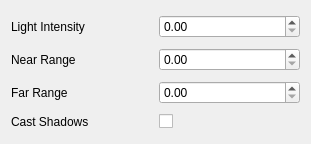
<?xml version="1.0" encoding="UTF-8"?>
<ui version="4.0">
 <class>uiLightEditor</class>
 <widget class="QWidget" name="uiLightEditor">
  <property name="geometry">
   <rect>
    <x>0</x>
    <y>0</y>
    <width>311</width>
    <height>144</height>
   </rect>
  </property>
  <property name="windowTitle">
   <string>Form</string>
  </property>
  <layout class="QVBoxLayout" name="verticalLayout">
   <item>
    <layout class="QHBoxLayout" name="horizontalLayout">
     <item>
      <widget class="QLabel" name="label">
       <property name="enabled">
        <bool>true</bool>
       </property>
       <property name="minimumSize">
        <size>
         <width>75</width>
         <height>0</height>
        </size>
       </property>
       <property name="text">
        <string>Light Intensity</string>
       </property>
      </widget>
     </item>
     <item>
      <widget class="QDoubleSpinBox" name="uiLightIntensity"/>
     </item>
    </layout>
   </item>
   <item>
    <layout class="QHBoxLayout" name="horizontalLayout_2">
     <item>
      <widget class="QLabel" name="label_2">
       <property name="enabled">
        <bool>true</bool>
       </property>
       <property name="minimumSize">
        <size>
         <width>75</width>
         <height>0</height>
        </size>
       </property>
       <property name="text">
        <string>Near Range</string>
       </property>
      </widget>
     </item>
     <item>
      <widget class="QDoubleSpinBox" name="uiNear"/>
     </item>
    </layout>
   </item>
   <item>
    <layout class="QHBoxLayout" name="horizontalLayout_3">
     <item>
      <widget class="QLabel" name="label_3">
       <property name="enabled">
        <bool>true</bool>
       </property>
       <property name="minimumSize">
        <size>
         <width>75</width>
         <height>0</height>
        </size>
       </property>
       <property name="text">
        <string>Far Range</string>
       </property>
      </widget>
     </item>
     <item>
      <widget class="QDoubleSpinBox" name="uiFar"/>
     </item>
    </layout>
   </item>
   <item>
    <layout class="QHBoxLayout" name="horizontalLayout_4">
     <item>
      <widget class="QLabel" name="label_4">
       <property name="enabled">
        <bool>true</bool>
       </property>
       <property name="minimumSize">
        <size>
         <width>75</width>
         <height>0</height>
        </size>
       </property>
       <property name="text">
        <string>Cast Shadows</string>
       </property>
      </widget>
     </item>
     <item>
      <widget class="QCheckBox" name="uiShadows">
       <property name="text">
        <string/>
       </property>
      </widget>
     </item>
    </layout>
   </item>
  </layout>
 </widget>
 <resources/>
 <connections/>
</ui>
